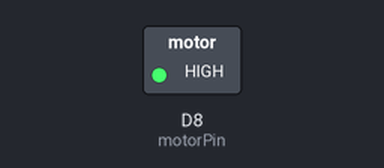
A sketch run on a simulated ESP8266 (NodeMCU). Parts: switched loads named in the sketch (green lamp = pin HIGH).

Above: at 1.0 s.
At 3.0 s:
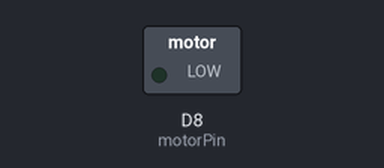
Timing chart, 0 to 5.2 s (numbered marks = the images above):
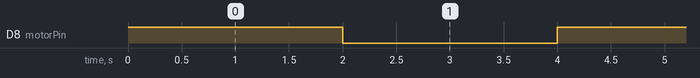

The sketch:

prueba_motor.ino
```cpp
int motorPin = D8;

void setup() {
  pinMode(motorPin, OUTPUT);
}

void loop() {
  digitalWrite(motorPin, HIGH);  // Enciende motor
  delay(2000);                   // 2 segundos

  digitalWrite(motorPin, LOW);   // Apaga motor
  delay(2000);                   // 2 segundos
}
```

Measured:
- by itself, D8 (motorPin): alternates HIGH for 2.0 s and LOW for 2.0 s
